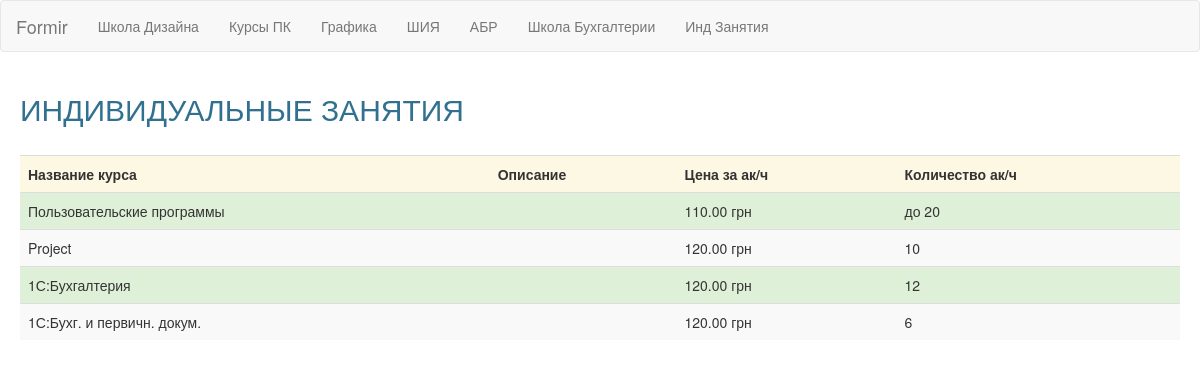
The page /indshool/ on the database its author committed.
### indshool/models.py (models this page shows, shortened)
class IndShoolMain(models.Model):
	name_course = models.CharField(verbose_name='название курса', max_length=255)
	deskr = models.CharField(verbose_name='описание', max_length=255, null=True, blank=True)
	price = models.CharField(verbose_name='цена за курс', max_length=50, null=True, blank=True)
	hours = models.CharField(verbose_name='кол-во ак.час', max_length=50, blank=True)
	class Meta:
		verbose_name_plural = "Индивидуальные Занятия"

### indshool/views.py (the view)
def det(request):
	zagl = IndShoolMain.objects.all()
	return render(request, 'indshool/detail.html', {'det':det, 'zagl':zagl})

### templates/indshool/detail.html (shortened to what this page needs)
<!DOCTYPE html>
{% load staticfiles %}
<html lang="en">
  <head>
    <link href="{% static '/static/css/style.css' %}" rel="stylesheet">
  </head>
  <body>
<nav class="navbar navbar-default" role="navigation">
  <div class="container-fluid">
    <div class="navbar-header">
      <a class="navbar-brand" href="{% url 'index' %}">Formir</a>
    </div>
    <div class="collapse navbar-collapse" id="bs-example-navbar-collapse-1">
      <ul class="nav navbar-nav">
        <li class="{% block naw_class_shk_d %}{% endblock %}"><a href="{% url 'designshool' %}">Школа Дизайна</a></li>
        <li class="{% block naw_class_PK %}{% endblock %}"><a href="{% url 'pcshool' %}">Курсы ПК</a></li>
        <li class="{% block naw_class_Graph %}{% endblock %}"><a href="{% url 'graphshool' %}">Графика</a></li>
        <li class="{% block naw_class_Shiya %}{% endblock %}"><a href="{% url 'langshool' %}">ШИЯ</a></li>
        <li class="{% block naw_class_ABR %}{% endblock %}"><a href="{% url 'abrshool' %}">АБР</a></li>
        <li class="{% block naw_class_Buh %}{% endblock %}"><a href="{% url 'buhshool' %}">Школа Бухгалтерии</a></li>
        <li class="{% block naw_class_Ind_z %}{% endblock %}"><a href="{% url 'indshool' %}">Инд Занятия</a></li>
      </ul>
    </div>
  </div>
</nav>
<div class="container">
<h2 class="text-info"> ИНДИВИДУАЛЬНЫЕ ЗАНЯТИЯ </h2>
<table class ="table table-striped"><br>
	<th class="bg-warning">Название курса</th>
	<th class="bg-warning">Описание</th>
	<th class="bg-warning">Цена за ак/ч</th>
	<th class="bg-warning">Количество ак/ч</th>
{% for s in zagl %}
<tr class="bg-success">
		<td>{{s.name_course}}</td>
		<td>{{s.deskr|safe}}</td>
		<td>{{s.price}} грн</td>
		<td>{{s.hours}}</td>
</tr>
{% endfor %}
</table>
	</div>
  </body>
</html>

### rows shown on the page
IndShoolMain: name_course "Пользовательские программы", price "110.00", hours "до 20"
IndShoolMain: name_course "Project", price "120.00", hours "10"
IndShoolMain: name_course "1С:Бухгалтерия", price "120.00", hours "12"
IndShoolMain: name_course "1С:Бухг. и первичн. докум.", price "120.00", hours "6"
